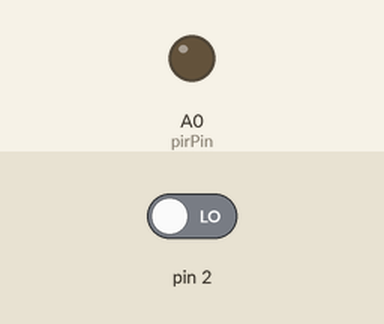
Simulated run of this sketch. Board: Arduino Uno, built with avr-gcc and run on an emulated ATmega328P. On the bench: output pins drawn as LEDs (lit = HIGH). The test bench sets the inputs (shaded band); at power-on: pin 2 LOW.

Above: at 1.2 s.
1.3 s: pin 2 driven HIGH
At 1.9 s:
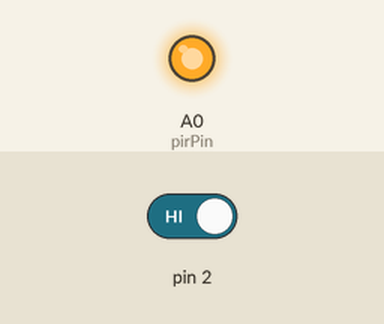
Timing chart, 0 to 4.3 s (numbered marks = the images above; inputs shaded):
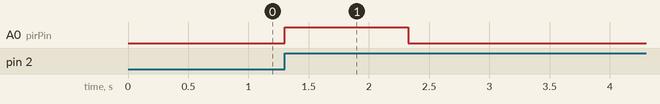

Measured:
- after the input at 1.3 s, A0 (pirPin): LOW → HIGH at once, → LOW 1.0 s later

The sketch:

pir-motion-sensor-light-switch.ino
```cpp
int pirPin= A0;
int ledPin;
void setup() {
  // put your setup code here, to run once:
  pinMode(pirPin, OUTPUT);
  digitalWrite(ledPin, LOW);

  attachInterrupt(0, lightON, RISING);
}

void loop() {
  // put your main code here, to run repeatedly:

}

void lightON(){
digitalWrite(pirPin, HIGH);
for(int i =0; i <= 1000; i++){
  delay(100);
}
digitalWrite(pirPin, LOW);
}
```
